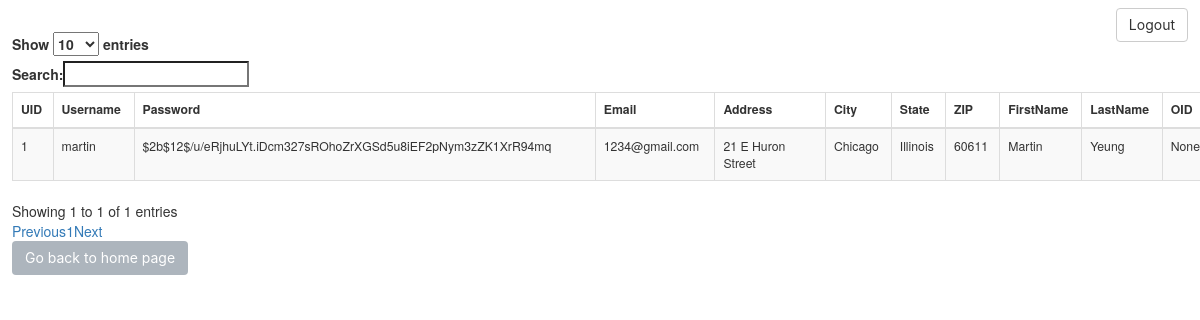
/user, run on the app's committed database.
### tables this page shows
CREATE TABLE User(
   UID INTEGER PRIMARY KEY,
   UserLevel TEXT,
   Username TEXT UNIQUE,
   Password TEXT,
   Email TEXT,
   Address TEXT,
   City Text,
   State Text,
   Zip Text,
   FirstName TEXT,
   LastName TEXT,
   OID INTEGER);

### cartCombo_app.py (the view)
@app.route('/user')
def user():
    con = sql.connect("data/test.db")
    con.row_factory = sql.Row
    cur = con.cursor()
    cur.execute("select * from User")
    rows = cur.fetchall()
    return render_template("user.html", rows = rows)

### templates/user.html (shortened to what this page needs)
<!doctype html>
<html>
<head>
	<link rel="stylesheet" type="text/css" href="{{ url_for('static',filename='bootstrap_litera.min.css') }}">
	<link rel="stylesheet" type="text/css" href="https://cdn.datatables.net/1.10.16/css/dataTables.bootstrap.min.css">
	<link rel="stylesheet" type="text/css" href="https://maxcdn.bootstrapcdn.com/bootstrap/3.3.7/css/bootstrap.min.css">
</head>
<body>
	<a href="/logout" class="btn btn-default topcorner">Logout</a><br>
	<table id="users" class="table table-striped table-bordered" style="width:100%">
		<thead>
			<tr>
				<th scope="col">UID</th>
				<th scope="col">Username</th>
				<th scope="col">Password</th>
				<th scope="col">Email</th>
				<th scope="col">Address</th>
				<th scope="col">City</th>
				<th scope="col">State</th>
				<th scope="col">ZIP</th>
				<th scope="col">FirstName</th>
				<th scope="col">LastName</th>
				<th scope="col">OID</th>
			</tr>
		</thead>
		<tbody>
			{% for row in rows %}
			<tr>
				<td>{{row["UID"]}}</td>
				<td>{{row['Username']}}</td>
				<td>{{row["Password"]}}</td>
				<td> {{row['Email']}}</td>
				<td>{{row["Address"]}}</td>
				<td>{{row["City"]}}</td>
				<td>{{row["State"]}}</td>
				<td>{{row["Zip"]}}</td>
				<td>{{row["FirstName"]}}</td>
				<td>{{row["LastName"]}}</td>
				<td>{{row["OID"]}}</td>
			</tr>
			{% endfor %}
		</tbody>
	</table>
	<a href="/" class="btn btn-secondary">Go back to home page</a>
</body>
</html>

### templates/user.html (style rules this page uses)
body { margin: 1%; margin-right:-1% }
.topcorner { position:absolute; top:1%; right:1%; }

### data on the page
User: UID "1", Username "martin", Password "$2b$12$/u/eRjhuLYt.iDcm327sROhoZrXGSd5u8iEF2pNym3zZK1XrR94mq", Email "1234@gmail.com", Address "21 E Huron Street", City "Chicago", State "Illinois", Zip "60611", FirstName "Martin", LastName "Yeung", OID "None"
